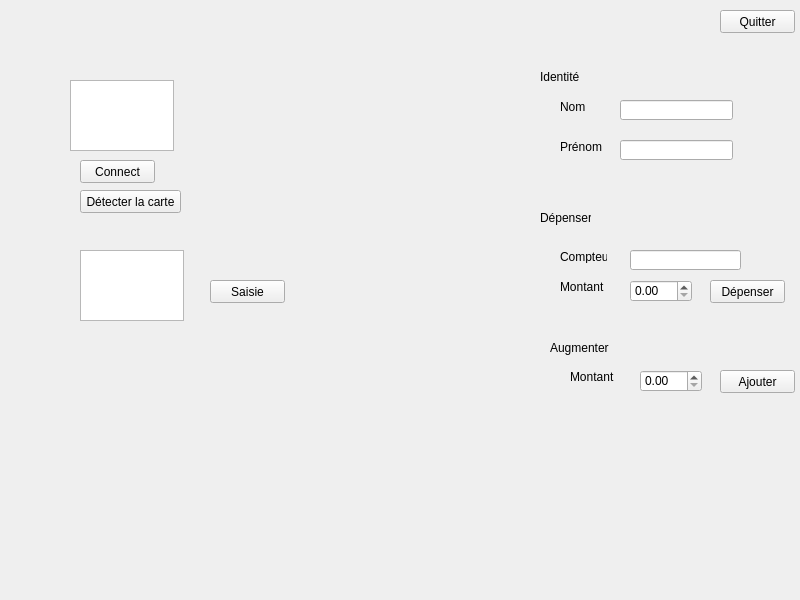
<?xml version="1.0" encoding="UTF-8"?>
<ui version="4.0">
 <class>MaFenetre</class>
 <widget class="QWidget" name="MaFenetre">
  <property name="geometry">
   <rect>
    <x>0</x>
    <y>0</y>
    <width>800</width>
    <height>600</height>
   </rect>
  </property>
  <property name="windowTitle">
   <string>MaFenetre</string>
  </property>
  <widget class="QPushButton" name="connecter">
   <property name="geometry">
    <rect>
     <x>80</x>
     <y>160</y>
     <width>75</width>
     <height>23</height>
    </rect>
   </property>
   <property name="text">
    <string>Connect</string>
   </property>
  </widget>
  <widget class="QTextEdit" name="null_display_text">
   <property name="geometry">
    <rect>
     <x>70</x>
     <y>80</y>
     <width>104</width>
     <height>71</height>
    </rect>
   </property>
  </widget>
  <widget class="QTextEdit" name="input_text">
   <property name="geometry">
    <rect>
     <x>80</x>
     <y>250</y>
     <width>104</width>
     <height>71</height>
    </rect>
   </property>
  </widget>
  <widget class="QPushButton" name="input">
   <property name="geometry">
    <rect>
     <x>210</x>
     <y>280</y>
     <width>75</width>
     <height>23</height>
    </rect>
   </property>
   <property name="text">
    <string>Saisie</string>
   </property>
  </widget>
  <widget class="QPushButton" name="quitter">
   <property name="geometry">
    <rect>
     <x>720</x>
     <y>10</y>
     <width>75</width>
     <height>23</height>
    </rect>
   </property>
   <property name="text">
    <string>Quitter</string>
   </property>
  </widget>
  <widget class="QLabel" name="label_identity">
   <property name="geometry">
    <rect>
     <x>540</x>
     <y>70</y>
     <width>47</width>
     <height>13</height>
    </rect>
   </property>
   <property name="text">
    <string>Identité</string>
   </property>
  </widget>
  <widget class="QLabel" name="label_lastname">
   <property name="geometry">
    <rect>
     <x>560</x>
     <y>100</y>
     <width>47</width>
     <height>13</height>
    </rect>
   </property>
   <property name="text">
    <string>Nom</string>
   </property>
  </widget>
  <widget class="QLabel" name="label_firstname">
   <property name="geometry">
    <rect>
     <x>560</x>
     <y>140</y>
     <width>47</width>
     <height>13</height>
    </rect>
   </property>
   <property name="text">
    <string>Prénom</string>
   </property>
  </widget>
  <widget class="QLabel" name="label_spend_2">
   <property name="geometry">
    <rect>
     <x>540</x>
     <y>210</y>
     <width>51</width>
     <height>16</height>
    </rect>
   </property>
   <property name="text">
    <string>Dépenser</string>
   </property>
  </widget>
  <widget class="QLabel" name="label_counter">
   <property name="geometry">
    <rect>
     <x>560</x>
     <y>250</y>
     <width>47</width>
     <height>13</height>
    </rect>
   </property>
   <property name="text">
    <string>Compteur</string>
   </property>
  </widget>
  <widget class="QLabel" name="label_spend_amount">
   <property name="geometry">
    <rect>
     <x>560</x>
     <y>280</y>
     <width>47</width>
     <height>13</height>
    </rect>
   </property>
   <property name="text">
    <string>Montant</string>
   </property>
  </widget>
  <widget class="QLineEdit" name="counter_edit">
   <property name="geometry">
    <rect>
     <x>630</x>
     <y>250</y>
     <width>111</width>
     <height>20</height>
    </rect>
   </property>
  </widget>
  <widget class="QLineEdit" name="firstname_edit">
   <property name="geometry">
    <rect>
     <x>620</x>
     <y>140</y>
     <width>113</width>
     <height>20</height>
    </rect>
   </property>
  </widget>
  <widget class="QLineEdit" name="lastname_edit">
   <property name="geometry">
    <rect>
     <x>620</x>
     <y>100</y>
     <width>113</width>
     <height>20</height>
    </rect>
   </property>
  </widget>
  <widget class="QDoubleSpinBox" name="spend_amount">
   <property name="geometry">
    <rect>
     <x>630</x>
     <y>280</y>
     <width>62</width>
     <height>22</height>
    </rect>
   </property>
  </widget>
  <widget class="QPushButton" name="spend_btn">
   <property name="geometry">
    <rect>
     <x>710</x>
     <y>280</y>
     <width>75</width>
     <height>23</height>
    </rect>
   </property>
   <property name="text">
    <string>Dépenser</string>
   </property>
  </widget>
  <widget class="QLabel" name="raise_label">
   <property name="geometry">
    <rect>
     <x>550</x>
     <y>340</y>
     <width>61</width>
     <height>16</height>
    </rect>
   </property>
   <property name="text">
    <string>Augmenter</string>
   </property>
  </widget>
  <widget class="QLabel" name="raise_amount_label">
   <property name="geometry">
    <rect>
     <x>570</x>
     <y>370</y>
     <width>47</width>
     <height>13</height>
    </rect>
   </property>
   <property name="text">
    <string>Montant</string>
   </property>
  </widget>
  <widget class="QDoubleSpinBox" name="raise_amount">
   <property name="geometry">
    <rect>
     <x>640</x>
     <y>370</y>
     <width>62</width>
     <height>22</height>
    </rect>
   </property>
  </widget>
  <widget class="QPushButton" name="pushButton">
   <property name="geometry">
    <rect>
     <x>720</x>
     <y>370</y>
     <width>75</width>
     <height>23</height>
    </rect>
   </property>
   <property name="text">
    <string>Ajouter</string>
   </property>
  </widget>
  <widget class="QLabel" name="device_label">
   <property name="geometry">
    <rect>
     <x>180</x>
     <y>160</y>
     <width>221</width>
     <height>21</height>
    </rect>
   </property>
   <property name="text">
    <string/>
   </property>
  </widget>
  <widget class="QPushButton" name="card_btn">
   <property name="geometry">
    <rect>
     <x>80</x>
     <y>190</y>
     <width>101</width>
     <height>23</height>
    </rect>
   </property>
   <property name="text">
    <string>Détecter la carte</string>
   </property>
  </widget>
 </widget>
 <resources/>
 <connections/>
</ui>
